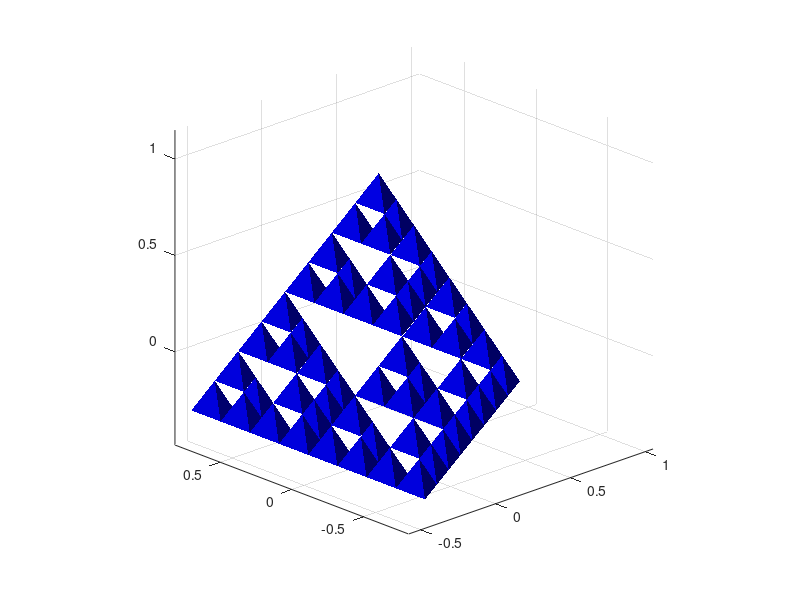

This chart was generated by the following MATLAB code:
function [V, T] = Sierpinski_tetrahedron(nb_it, option_display)
%% Sierpinski_tetrahedron : function compute, display, and save
% a Sierpinski tetrahedron at any iteration number / depth level.
%
% Author : nicolas.douillet9 (at) gmail.com, 2017-2024.
%
%
% Syntax
%
% Sierpinski_tetrahedron;
% Sierpinski_tetrahedron(nb_it);
% Sierpinski_tetrahedron(nb_it, option_display);
% [V, T] = Sierpinski_tetrahedron(nb_it, option_display);
%
%
% Description
%
% Sierpinski_tetrahedron computes and displays the 3-level / iteration
% Sierpinski tetrahedron included in the unit sphere.
%
% Sierpinski_tetrahedron(nb_it) computes nb_it depth levels / iterations.
%
% Sierpinski_tetrahedron(nb_it, option_display) displays it when
% option_display is set to logical *true/1 (default), and doesn't
% when it is set to  logical false/0.
%
% [V,T] = Sierpinski_tetrahedron(nb_it, option_display) saves the resulting
% vertex coordinates in the array V, and the triangulation in the array T.
%
%
% Input arguments
%
% - nb_it : positive integer scalar double, the number of iterations / depth level.
% - option_display : either logical, *true/false or numeric *1/0.
%
%
% Output arguments
%
%       [ |  |  |]
% - V = [Vx Vy Vz], real matrix double, the vertex coordinates. Size(V) = [nb_vertices,3].
%       [ |  |  |]
%
%       [ |  |  |]
% - T = [T1 T2 T3], positive integer matrix double, the triangulation. Size(T) = [nb_triangles,3].
%       [ |  |  |]
%
%
% Example #1 : computes and displays the simple Sierpinski tetrahedron at iteration 3
%
% Sierpinski_tetrahedron;
%
%
% Example #2 : computes, displays and saves the Sierpinski tetrahedron at iteration 5
%
% [V, T] = Sierpinski_tetrahedron(5,true);


%% Input parsing
assert(nargin < 3,'Too many input arguments.');

if ~nargin    
    nb_it = 3;
    option_display = true;    
elseif nargin > 0    
    assert(isnumeric(nb_it) && nb_it == floor(nb_it) && nb_it >= 0,'nb_it parameter value must be numeric positive or null integer.');    
    if nargin > 1        
        assert(islogical(option_display) || isnumeric(option_display),'option_display parameter type must be either logical or numeric.');        
    else        
        option_display = true;        
    end    
end

warning('on');
if option_display && nb_it > 6
    warning('%s triangles to display ! Make sure your graphic card has enough memory.',num2str(24*12^nb_it))
end
warning('off');


%% Body
% Summits of original tetrahedron (living in the unit sphere R(O,1))
V1 = [0 0 1];
V2 = [2*sqrt(2)/3 0 -1/3];
V3 = [-sqrt(2)/3 sqrt(6)/3 -1/3];
V4 = [-sqrt(2)/3 -sqrt(6)/3 -1/3];

Summit_array = [V1; V2; V3; V4];

[Vertex_array,Triangle_array,Middle_edge_array] = tetrahedron_iterate(V1,V2,V3,V4);

p = 0;

% nb_it iterations
while p ~= nb_it
        
    New_vertex_array      = repmat(Vertex_array,      [1 1 4]);
    New_summit_array      = repmat(Summit_array,      [1 1 4]);
    New_triangle_array    = repmat(Triangle_array,    [1 1 4]);
    New_middle_edge_array = repmat(Middle_edge_array, [1 1 4]);
    
    for j = 1:size(Vertex_array,3) % loop on current nb tetra               
        
        for i = 1:4
            
            V = Summit_array(i,:,j); % current summit
            
            D = sqrt(sum((Middle_edge_array(:,:,j) - repmat(V,[6 1])).^2,2)); % distance matrix
            [~,idx] = sort(D,1);
            
            New_summit_array(:,:,4*(j-1)+i) = [V; Middle_edge_array(idx(1),:,j); Middle_edge_array(idx(2),:,j); Middle_edge_array(idx(3),:,j)];
            
            % sort New_summit_array regarding to zmax, xmax, ymax, ymin
            i_zmax = find(New_summit_array(:,3,4*(j-1)+i) == max(New_summit_array(:,3,4*(j-1)+i)),1);
            i_xmax = find(New_summit_array(:,1,4*(j-1)+i) == max(New_summit_array(:,1,4*(j-1)+i)),1);
            i_ymax = find(New_summit_array(:,2,4*(j-1)+i) == max(New_summit_array(:,2,4*(j-1)+i)),1);
            i_ymin = find(New_summit_array(:,2,4*(j-1)+i) == min(New_summit_array(:,2,4*(j-1)+i)),1);
            
            New_summit_array(:,:,4*(j-1)+i) = [New_summit_array(i_zmax,:,4*(j-1)+i);...
                                               New_summit_array(i_xmax,:,4*(j-1)+i);...
                                               New_summit_array(i_ymax,:,4*(j-1)+i);...
                                               New_summit_array(i_ymin,:,4*(j-1)+i)];
                     
        
        % Create new tetra : vertices, triangles, middle edge
        [New_vertex_array(:,:,4*(j-1)+i),New_triangle_array(:,:,4*(j-1)+i),New_middle_edge_array(:,:,4*(j-1)+i)] = ...
            tetrahedron_iterate(New_summit_array(1,:,4*(j-1)+i),...
                                New_summit_array(2,:,4*(j-1)+i),...
                                New_summit_array(3,:,4*(j-1)+i),...
                                New_summit_array(4,:,4*(j-1)+i));                                                                          
        end
        
    end
    
    Vertex_array      = New_vertex_array;
    Summit_array      = New_summit_array;
    Triangle_array    = New_triangle_array;
    Middle_edge_array = New_middle_edge_array;
    
    p = p+1;
    
end

V = Vertex_array(:,:,1);
T = Triangle_array(:,:,1);

for k = 1: size(Vertex_array,3)
    
    T = cat(1,T,Triangle_array(:,:,k)+size(V,1));
    V = cat(1,V,Vertex_array(:,:,k));
    
end

% Remove duplicated vertices
[V,T] = remove_duplicated_vertices(V,T);

% Remove duplicated triangles
T = unique(sort(T,2),'rows','stable');

% Display
if option_display
    
    figure;    
    trisurf(T,V(:,1),V(:,2),V(:,3),'EdgeColor',[0 0 1]), shading interp, hold on;
    colormap([0 0 1]);
    camlight('left');
    axis equal, axis tight;
    view(-43.7058,21.3485);
    
end


end % Sierpinski_tetrahedron


%% tetrahedron_iterate subfunction
function [V, T, C] = tetrahedron_iterate(V1, V2, V3, V4)

V123 = [V1; V2; V3];
V134 = [V1; V3; V4];
V142 = [V1; V4; V2];
V234 = [V2; V3; V4];

C = 0.5 * [V1+V2; V1+V3; V1+V4; V2+V3; V2+V4; V3+V4];
V = [V123; V134; V142; V234];

% Triangulation
T = [1 2 3];

T = [T;
     T +   repmat(size(V123,1),[size(T,1) size(T,2)]);...
     T + 2*repmat(size(V123,1),[size(T,1) size(T,2)]);...
     T + 3*repmat(size(V123,1),[size(T,1) size(T,2)])];

end % tetrahedron_iterate


%% remove_duplicated_vertices subfunction
function [V_out, T_out] = remove_duplicated_vertices(V_in, T_in)

tol = 1e4*eps;
[V_out,~,n] = uniquetol(V_in,tol,'ByRows',true);
T_out = n(T_in);

end % remove_duplicated_vertices